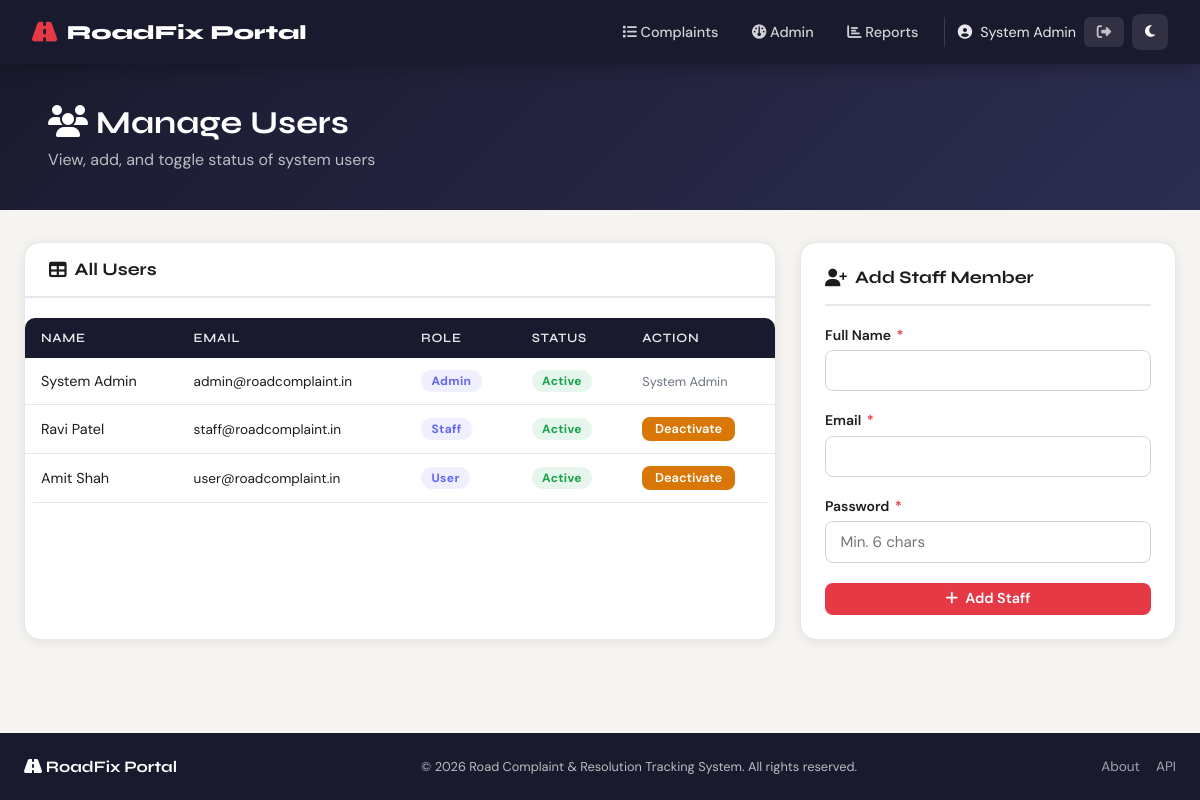
The page /modules/admin/users.php (signed in) on the database its author committed.
### tables this page shows
CREATE TABLE users (
    id INT AUTO_INCREMENT PRIMARY KEY,
    name VARCHAR(100) NOT NULL,
    email VARCHAR(150) NOT NULL UNIQUE,
    password VARCHAR(255) NOT NULL,
    phone VARCHAR(20),
    role_id INT NOT NULL DEFAULT 3,
    is_active TINYINT(1) DEFAULT 1,
    created_at TIMESTAMP DEFAULT CURRENT_TIMESTAMP,
    updated_at TIMESTAMP DEFAULT CURRENT_TIMESTAMP ON UPDATE CURRENT_TIMESTAMP,
    FOREIGN KEY (role_id) REFERENCES roles(id) ON DELETE RESTRICT
);

CREATE TABLE roles (
    id INT AUTO_INCREMENT PRIMARY KEY,
    name VARCHAR(50) NOT NULL UNIQUE,
    description VARCHAR(255),
    created_at TIMESTAMP DEFAULT CURRENT_TIMESTAMP
);

### includes/auth.php (called while the page is built, shortened)
<?php
function isLoggedIn(): bool {
    return isset($_SESSION['user_id']) && !empty($_SESSION['user_id']);
}
function getCurrentUser(): ?array {
    return $_SESSION['user'] ?? null;
}

### modules/admin/users.php (the view, shortened to what this page needs)
<?php
require_once __DIR__ . '/../../includes/auth.php';
$db = getDB();
$users = $db->query("SELECT u.*, r.name AS role_name FROM users u JOIN roles r ON u.role_id = r.id ORDER BY u.role_id, u.name")->fetchAll();
include __DIR__ . '/../../includes/header.php';
?>
<div class="page-header">
  <div class="container">
    <h1><i class="fa fa-users"></i> Manage Users</h1>
    <p>View, add, and toggle status of system users</p>
  </div>
</div>
<div class="container">
  <div style="display:grid;grid-template-columns:2fr 1fr;gap:1.5rem;">
    <div class="card" style="padding:0;">
      <div class="card-header" style="padding:1rem 1.5rem;">
        <h3><i class="fa fa-table"></i> All Users</h3>
      </div>
      <div class="table-wrapper">
        <table>
          <thead><tr><th>Name</th><th>Email</th><th>Role</th><th>Status</th><th>Action</th></tr></thead>
          <tbody>
          <?php foreach ($users as $u): ?>
          <tr>
            <td><?= htmlspecialchars($u['name']) ?></td>
            <td style="font-size:0.85rem;"><?= htmlspecialchars($u['email']) ?></td>
            <td><span class="badge" style="background:rgba(99,102,241,0.1);color:#6366f1;"><?= ucfirst($u['role_name']) ?></span></td>
            <td>
              <span class="badge <?= $u['is_active'] ? 'badge-resolved' : 'badge-closed' ?>">
                <?= $u['is_active'] ? 'Active' : 'Inactive' ?>
              </span>
            </td>
            <td>
              <?php if ($u['id'] != 1): ?>
              <form method="POST" style="display:inline;">
                <button type="submit" class="btn btn-sm <?= $u['is_active'] ? 'btn-warning' : 'btn-success' ?>">
                  <?= $u['is_active'] ? 'Deactivate' : 'Activate' ?>
                </button>
              </form>
              <?php else: ?>
              <span class="text-muted" style="font-size:0.8rem;">System Admin</span>
              <?php endif; ?>
            </td>
          </tr>
          <?php endforeach; ?>
          </tbody>
        </table>
      </div>
    </div>
    <div class="card">
      <div class="card-header"><h3><i class="fa fa-user-plus"></i> Add Staff Member</h3></div>
      <form method="POST">
        <div class="form-group">
          <label>Full Name <span class="required">*</span></label>
          <input type="text" name="name" class="form-control" required>
        </div>
        <div class="form-group">
          <label>Email <span class="required">*</span></label>
          <input type="email" name="email" class="form-control" required>
        </div>
        <div class="form-group">
          <label>Password <span class="required">*</span></label>
          <input type="password" name="password" class="form-control" placeholder="Min. 6 chars" required>
        </div>
        <button type="submit" class="btn btn-primary w-full" style="justify-content:center;">
          <i class="fa fa-plus"></i> Add Staff
        </button>
      </form>
    </div>
  </div>
</div>
<?php include __DIR__ . '/../../includes/footer.php'; ?>

### includes/header.php (shortened to what this page needs)
<?php
require_once __DIR__ . '/auth.php';
$currentUser = getCurrentUser();
$theme = $_COOKIE['theme'] ?? 'light';
?>
<!DOCTYPE html>
<html lang="en" data-theme="<?= $theme ?>">
<head>
<link rel="stylesheet" href="https://cdnjs.cloudflare.com/ajax/libs/font-awesome/6.5.0/css/all.min.css">
<link rel="stylesheet" href="<?= APP_URL ?>/assets/css/style.css">
</head>
<body class="<?= $theme ?>-mode">
<nav class="navbar">
  <div class="nav-brand">
    <i class="fa-solid fa-road"></i>
    <span><?= APP_NAME ?></span>
  </div>
  <div class="nav-links">
    <?php if ($currentUser): ?>
      <a href="<?= APP_URL ?>/modules/complaints/list.php"><i class="fa fa-list"></i> Complaints</a>
      <?php if ($currentUser['role'] === 'admin'): ?>
        <a href="<?= APP_URL ?>/modules/admin/dashboard.php"><i class="fa fa-gauge"></i> Admin</a>
        <a href="<?= APP_URL ?>/reports/reopened.php"><i class="fa fa-chart-bar"></i> Reports</a>
      <?php elseif ($currentUser['role'] === 'staff'): ?>
        <a href="<?= APP_URL ?>/modules/staff/dashboard.php"><i class="fa fa-gauge"></i> Dashboard</a>
      <?php else: ?>
        <a href="<?= APP_URL ?>/modules/complaints/add.php"><i class="fa fa-plus"></i> New Complaint</a>
        <a href="<?= APP_URL ?>/modules/users/dashboard.php"><i class="fa fa-gauge"></i> My Dashboard</a>
      <?php endif; ?>
      <div class="nav-user">
        <i class="fa fa-user-circle"></i>
        <span><?= htmlspecialchars($currentUser['name']) ?></span>
        <a href="<?= APP_URL ?>/logout.php" class="btn-logout"><i class="fa fa-sign-out-alt"></i></a>
      </div>
    <?php else: ?>
      <a href="<?= APP_URL ?>/login.php" class="btn-nav-login">Login</a>
    <?php endif; ?>
    <button class="theme-toggle" id="themeToggle" title="Toggle Dark Mode">
      <i class="fa <?= $theme === 'dark' ? 'fa-sun' : 'fa-moon' ?>"></i>
    </button>
  </div>
</nav>
<main class="main-content">

### includes/footer.php (shortened to what this page needs)
</main>
<footer class="site-footer">
  <div class="footer-inner">
    <div class="footer-brand">
      <i class="fa-solid fa-road"></i> <?= APP_NAME ?>
    </div>
    <p class="footer-copy">&copy; <?= date('Y') ?> Road Complaint &amp; Resolution Tracking System. All rights reserved.</p>
    <div class="footer-links">
      <a href="<?= APP_URL ?>/about.php">About</a>
      <a href="<?= APP_URL ?>/api/complaint_status.php?id=1">API</a>
    </div>
  </div>
</footer>
</body>
</html>

### rows shown on the page
users: name "System Admin", email "admin@roadcomplaint.in", role.name "Admin", is_active "Active"
users: name "Ravi Patel", email "staff@roadcomplaint.in", role.name "Staff", is_active "Active"
users: name "Amit Shah", email "user@roadcomplaint.in", role.name "User", is_active "Active"

### other values the page prints
APP_NAME "RoadFix Portal"
